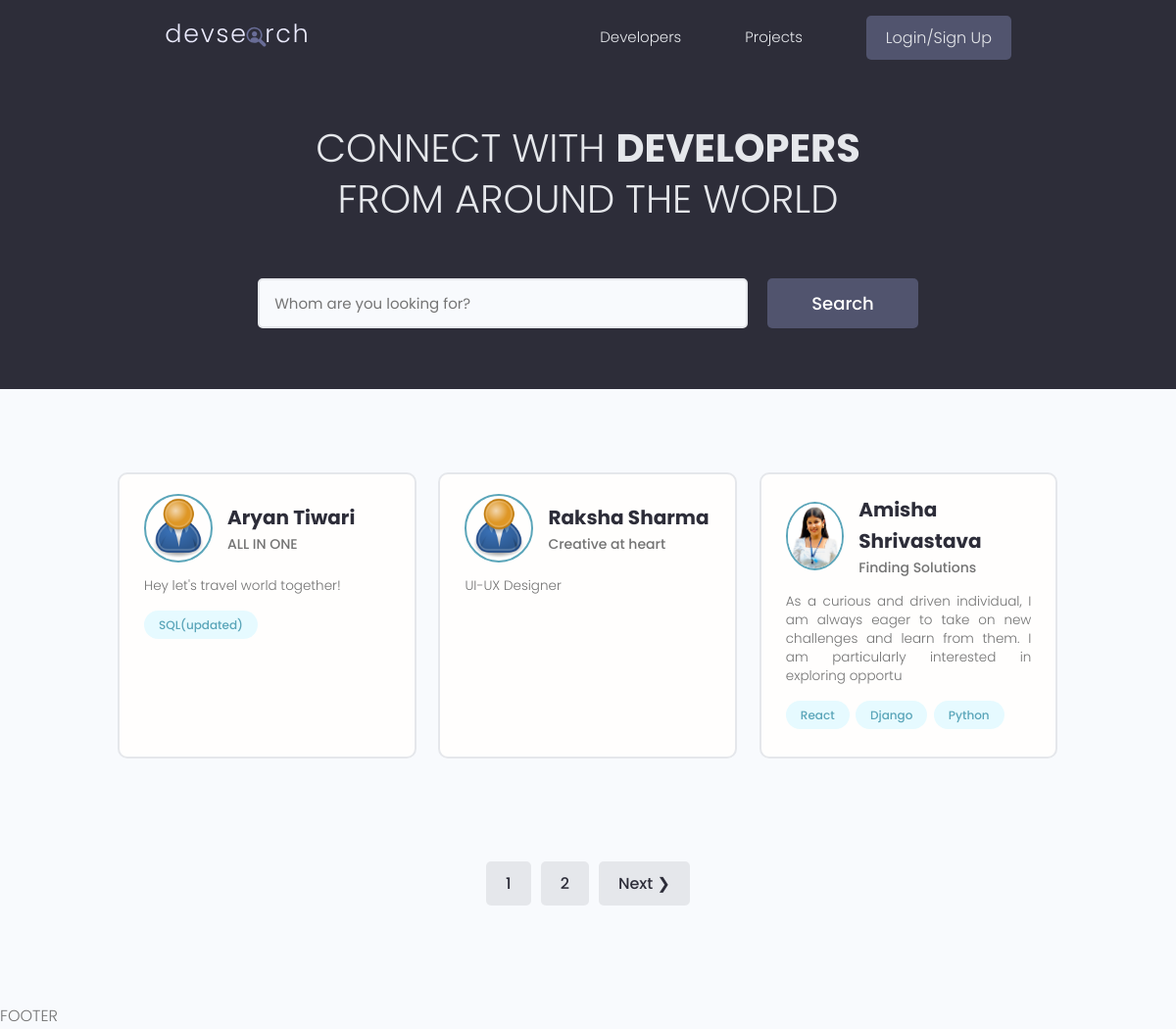
Before: / with the older database file.
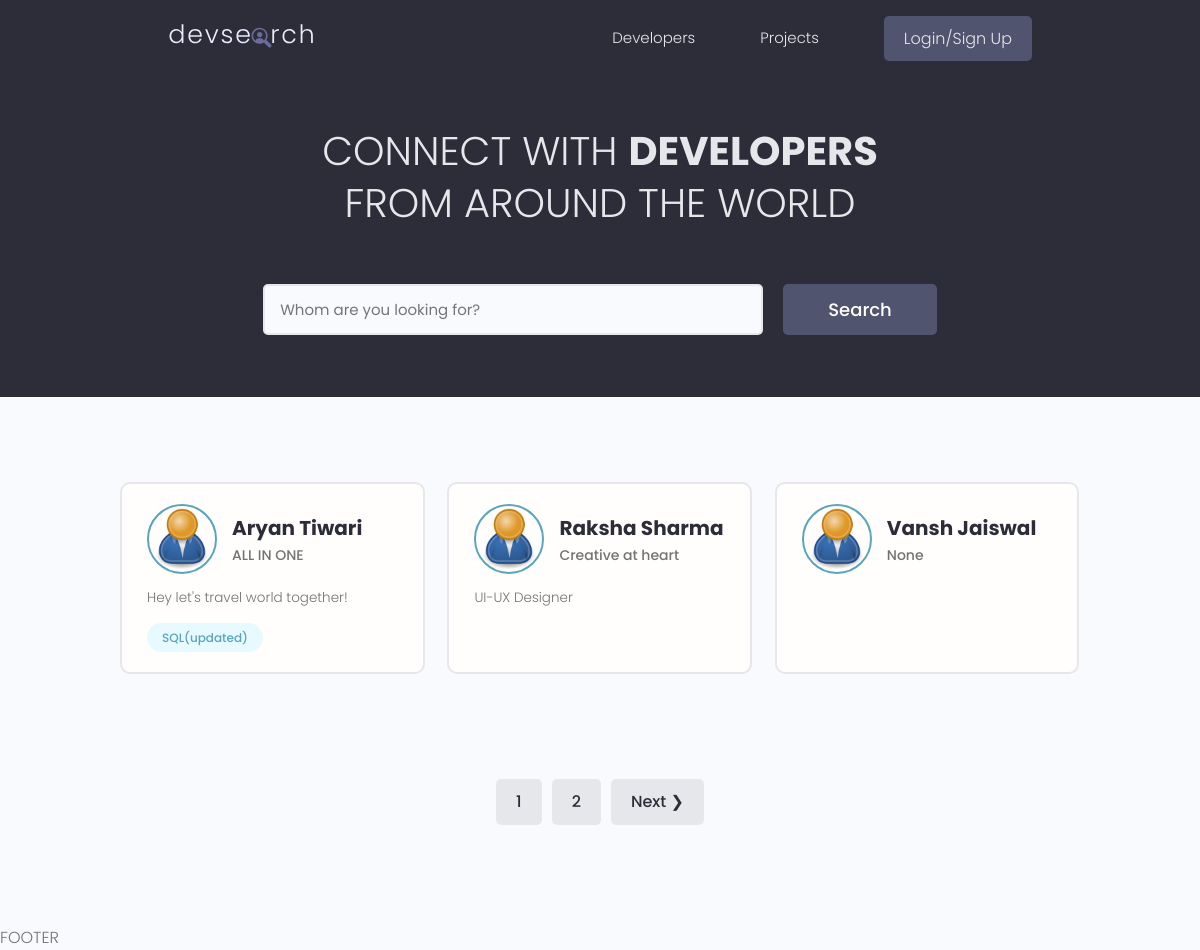
After: the same page with the newer database file.
### users/models.py (models this page shows, shortened)
class Profile(models.Model):
    user = models.OneToOneField(User, on_delete=models.CASCADE, null=True, blank=True)
    name = models.CharField(max_length=200, blank=True, null=True) #character field need max length
    email = models.EmailField(max_length=500, blank=True, null=True)
    username = models.CharField(max_length=200, blank=True, null=True)
    location = models.CharField(max_length=200, blank=True, null=True)
    short_intro = models.CharField(max_length=200, blank=True, null=True)
    bio = models.TextField(blank=True, null=True)
    profile_image = models.ImageField(null=True, blank=True, upload_to='profiles/', default='profiles/user-default.png') #requires image processig library pillow by default image goes to static folder
    social_github = models.CharField(max_length=200, blank=True, null=True)
    social_linkedin = models.CharField(max_length=200, blank=True, null=True)
    social_website = models.CharField(max_length=200, blank=True, null=True)
    social_twitter = models.CharField(max_length=200, blank=True, null=True)
    created = models.DateTimeField(auto_now_add=True)
    id = models.UUIDField(default=uuid.uuid4, unique=True, primary_key=True, editable=False)

class Skill(models.Model):
    owner = models.ForeignKey(Profile, on_delete=models.CASCADE)
    name = models.CharField(max_length=200, blank=True, null=True) #character field need max length
    description = models.TextField(blank=True, null=True)
    created = models.DateTimeField(auto_now_add=True)
    id = models.UUIDField(default=uuid.uuid4, unique=True, primary_key=True, editable=False)
    def __str__(self):
        return str(self.name) #cant use anything except string

### users/views.py (the view)
# urls.py: path('',views.profiles, name="profiles"),
def profiles(request):
    profiles, search_query = searchProfiles(request)
    custom_range, profiles = paginateProfiles(request, profiles, 3)
    context = {'profiles':profiles, 'search_query':search_query, 'custom_range':custom_range}
    return render(request, 'users/profiles.html', context)

### users/utils.py (called while the page is built)
def paginateProfiles(request, profiles, results):
    page = request.GET.get('page')
    paginator = Paginator(profiles, results)
    try:
        profiles = paginator.page(page)
    except PageNotAnInteger:
        page = 1
        profiles = paginator.page(page)
    except EmptyPage:
        page = paginator.num_pages
        profiles = paginator.page(page)
    left_index = (int(page)-4)
    if left_index<1:
        left_index=1
    right_index = (int(page)+5)
    if right_index>paginator.num_pages:
        right_index=paginator.num_pages
    custom_range = range(left_index,right_index+1)
    return custom_range, profiles

def searchProfiles(request):
    search_query = ''
    if request.GET.get('search_query'):
        search_query = request.GET.get('search_query')
    skills = Skill.objects.filter(name__icontains=search_query)
    profiles = Profile.objects.distinct().filter(Q(name__icontains=search_query)|
                                      Q(short_intro__icontains=search_query) |
                                      Q(skill__in=skills))
    return profiles, search_query

### users/templates/users/profiles.html (shortened to what this page needs)
{% extends "main.html"%}
{% block content%}
  <main class="home">
    <section class="hero-section text-center">
      <div class="container container--narrow">
        <div class="hero-section__box">
          <h2>CONNECT WITH <span>DEVELOPERS</span></h2>
          <h2>FROM AROUND THE WORLD</h2>
        </div>
        <div class="hero-section__search">
          <form id='searchForm' class="form" action="{% url 'profiles' %}" method="get">
            <div class="form__field">
              <input class="input input--text" id="formInput#search" type="text" name="search_query"
                value="{{search_query}}" placeholder="Whom are you looking for?" />
            </div>
            <input class="btn btn--sub btn--lg" type="submit" value="Search" />
          </form>
        </div>
      </div>
    </section>
    <section class="devlist">
      <div class="container">
        <div class="grid grid--three">
        {% for profile in profiles%}
          <div class="column card">
            <div class="dev">
              <a href="{% url 'user-profile' profile.id%}" class="card__body">
                <div class="dev__profile">
                  <img class="avatar avatar--md" src="{{profile.profile_image.url}}" alt="image" />
                  <div class="dev__meta">
                    <h3>{{profile.name}}</h3>
                    <h5>{{profile.short_intro|slice:"60"}}</h5>
                  </div>
                </div>
                <p class="dev__info">
                  {{profile.bio|slice:"150"}}
                </p>
                <div class="dev__skills">
                  {% for skill in profile.skill_set.all|slice:"5" %}
                  <span class="tag tag--pill tag--main">
                    <small>{{skill}}</small>
                  </span>
                  {% endfor %}
                </div>
              </a>
            </div>
          </div>
          {% endfor %}
        </div>
      </div>
    </section>
    {% include 'pagination.html' with queryset=profiles custom_range=custom_range %}
  </main>
  {% endblock %}

Changed rows visible on the page:
no longer on this page (row unchanged): Profile: profile_image (picture), name "Amisha Shrivastava", short_intro "Finding Solutions", bio "As a curious and driven individual, I am always eager to take on new challenges and learn from them. I am particularly interested in exploring opportu"
no longer on this page (row unchanged): Skill: name "React", shown under "Amisha Shrivastava"
no longer on this page (row unchanged): Skill: name "Django", shown under "Amisha Shrivastava"
no longer on this page (row unchanged): Skill: name "Python", shown under "Amisha Shrivastava"
added Profile: profile_image (placeholder picture), name "Vansh Jaiswal", short_intro "None"
